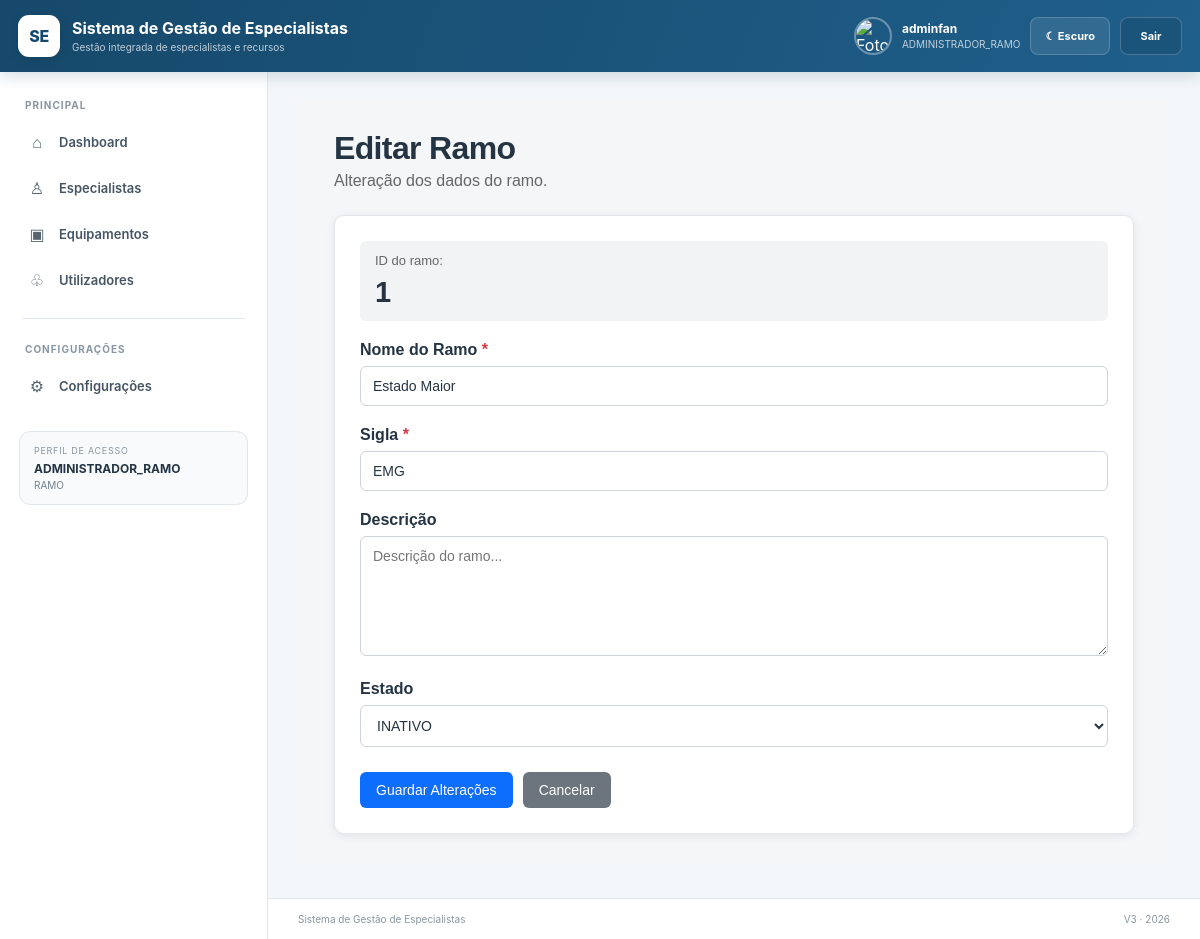
The page /modulos/configuracoes/ramo_editar.php?id=1 (signed in) on the database its author committed.
### tables this page shows
CREATE TABLE `ramo` (
  `id_ramo` int(11) NOT NULL,
  `nome` varchar(150) NOT NULL,
  `sigla` varchar(30) NOT NULL,
  `descricao` text DEFAULT NULL,
  `logo` varchar(500) DEFAULT NULL,
  `imagem_fundo` varchar(500) DEFAULT NULL,
  `cor_principal` varchar(20) DEFAULT NULL,
  `ordem` int(11) NOT NULL DEFAULT 99,
  `cor_secundaria` varchar(20) DEFAULT NULL,
  `estado` enum('ATIVO','INATIVO') NOT NULL DEFAULT 'ATIVO',
  `data_criacao` datetime NOT NULL DEFAULT current_timestamp()
);

### public/modulos/configuracoes/ramo_editar.php (the view, shortened to what this page needs)
<?php
$pdo = db();
$id = filter_input(INPUT_GET, 'id', FILTER_VALIDATE_INT);
$stmt = $pdo->prepare("
    SELECT
        id_ramo,
        nome,
        sigla,
        descricao,
        estado,
        data_criacao
    FROM ramo
    WHERE id_ramo = :id
    LIMIT 1
");
$stmt->execute([
    ':id' => $id
]);
$ramo = $stmt->fetch(PDO::FETCH_ASSOC);
$nome = $ramo['nome'];
$sigla = $ramo['sigla'];
$descricao = $ramo['descricao'];
$estado = $ramo['estado'];
function h($valor)
{
    return htmlspecialchars(
        (string)$valor,
        ENT_QUOTES,
        'UTF-8'
    );
}
require __DIR__ . '/../../layout/header.php';
?>
<div class="module-page module-ramo-editar">
<div class="container">
    <div class="topo">
        <h1>Editar Ramo</h1>
        <p>
            Alteração dos dados do ramo.
        </p>
    </div>
    <div class="card">
        <div class="informacao">
            ID do ramo:
            <strong>
                <?= h($id) ?>
            </strong>
        </div>
        <form method="POST" action="">
            <div class="campo">
                <label for="nome">
                    Nome do Ramo
                    <span class="obrigatorio">*</span>
                </label>
                <input
                    type="text"
                    id="nome"
                    name="nome"
                    maxlength="150"
                    value="<?= h($nome) ?>"
                    required
                >
            </div>
            <div class="campo">
                <label for="sigla">
                    Sigla
                    <span class="obrigatorio">*</span>
                </label>
                <input
                    type="text"
                    id="sigla"
                    name="sigla"
                    maxlength="30"
                    value="<?= h($sigla) ?>"
                    required
                >
            </div>
            <div class="campo">
                <label for="descricao">
                    Descrição
                </label>
                <textarea
                    id="descricao"
                    name="descricao"
                    placeholder="Descrição do ramo..."
                ><?= h($descricao) ?></textarea>
            </div>
            <div class="campo">
                <label for="estado">
                    Estado
                </label>
                <select
                    id="estado"
                    name="estado"
                >
                    <option
                        value="INATIVO"
                        <?= $estado === 'INATIVO'
                            ? 'selected'
                            : ''
                        ?>
                    >
                        INATIVO
                    </option>
                </select>
            </div>
            <div class="acoes">
                <button
                    type="submit"
                    class="btn btn-primary"
                >
                    Guardar Alterações
                </button>
                <a
                    href="ramos.php"
                    class="btn btn-secondary"
                >
                    Cancelar
                </a>
            </div>
        </form>
    </div>
</div>
</div>
<?php require __DIR__ . '/../../layout/footer.php'; ?>

### public/assets/css/app.css (style rules this page uses)
:root { --topbar:72px; --sidebar:268px; --azul:#1f5f8b; --azul-escuro:#16496b; --azul-suave:#eaf2f7; --fundo:#f4f7f9; --superficie:#ffffff; --borda:#e1e7ec; --texto:#243443; --suave:#72808d; --sombra:0 5px 20px rgba(24,45,65,.055); }
* { box-sizing:border-box; }
html, body { margin:0; padding:0; min-height:100%; font-family:Inter,Segoe UI,Arial,sans-serif; background:var(--fundo); color:var(--texto); }
body { min-height:100vh; }
a { color:inherit; text-decoration:none; }
button, input, select, textarea { font:inherit; }
.module-page { width:100%; max-width:none; margin:0 auto; min-width:0; }
.module-page h1 { color:var(--texto); letter-spacing:-.02em; }
.module-page .card, .module-page .panel { background:var(--superficie); border:1px solid var(--borda); border-radius:13px; padding:20px; box-shadow:var(--sombra); }
.module-page .card strong { display:block; font-size:29px; margin-top:8px; color:var(--texto); }
.module-page input, .module-page select, .module-page textarea { max-width:100%; background:var(--superficie); color:var(--texto); border-color:var(--borda); }
.module-page button, .module-page .btn { cursor:pointer; }
.btn { display:inline-flex; align-items:center; justify-content:center; text-decoration:none; border:0; padding:10px 15px; border-radius:8px; }
.btn-primary { background:var(--azul); color:#fff; }
.btn-secondary { background:#e7edf2; color:#30404e; }
.module-page { width:100%; max-width:none; }
.module-page h1 { color:var(--texto); }
.module-page .card strong { color:var(--texto); }
.module-page input, .module-page select, .module-page textarea { background:var(--superficie); color:var(--texto); border-color:var(--borda); }
.module-page label { color:var(--texto); }
.module-page { min-width:0; }

### public/modulos/configuracoes/ramo_editar.php (style rules this page uses)
.module-page.module-ramo-editar { font-family: Arial, sans-serif; background: #f4f6f8; margin: 0; padding: 30px; }
.module-page.module-ramo-editar .container { max-width: 800px; margin: auto; }
.module-page.module-ramo-editar .topo { margin-bottom: 25px; }
.module-page.module-ramo-editar .topo h1 { margin: 0 0 5px; }
.module-page.module-ramo-editar .topo p { margin: 0; color: #666; }
.module-page.module-ramo-editar .card { background: white; border-radius: 10px; padding: 25px; box-shadow: 0 2px 10px rgba(0,0,0,.08); }
.module-page.module-ramo-editar .campo { margin-bottom: 20px; }
.module-page.module-ramo-editar label { display: block; margin-bottom: 7px; font-weight: bold; }
.module-page.module-ramo-editar input, .module-page.module-ramo-editar textarea, .module-page.module-ramo-editar select { width: 100%; padding: 11px 12px; border: 1px solid #ced4da; border-radius: 6px; font-size: 14px; box-sizing: border-box; }
.module-page.module-ramo-editar textarea { min-height: 120px; resize: vertical; }
.module-page.module-ramo-editar .acoes { display: flex; gap: 10px; margin-top: 25px; }
.module-page.module-ramo-editar .btn { display: inline-block; padding: 10px 16px; border-radius: 6px; text-decoration: none; border: none; cursor: pointer; font-size: 14px; }
.module-page.module-ramo-editar .btn-primary { background: #0d6efd; color: white; }
.module-page.module-ramo-editar .btn-secondary { background: #6c757d; color: white; }
.module-page.module-ramo-editar .obrigatorio { color: #dc3545; }
.module-page.module-ramo-editar .informacao { background: #f1f3f5; border-radius: 6px; padding: 12px 15px; margin-bottom: 20px; font-size: 13px; color: #666; }

### rows shown on the page
ramo: nome "Estado Maior", sigla "EMG", estado "INATIVO"

### other values the page prints
$nomeUtilizador "adminfan"
$perfilUtilizador "ADMINISTRADOR_RAMO"
$u['perfil'] "ADMINISTRADOR_RAMO"
$nivel ?: '—' "RAMO"
$id "1"
